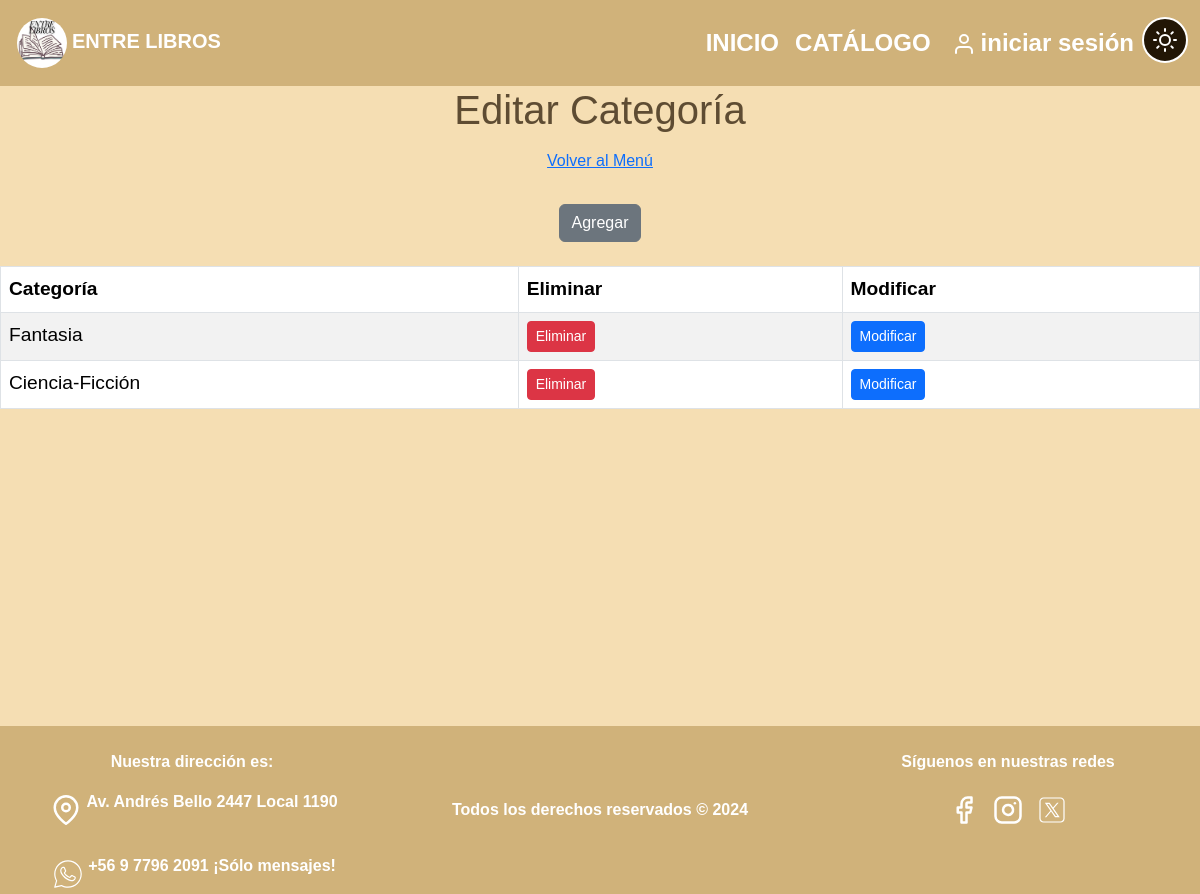
Before: /entreLibros/crud_categoria with the older database file.
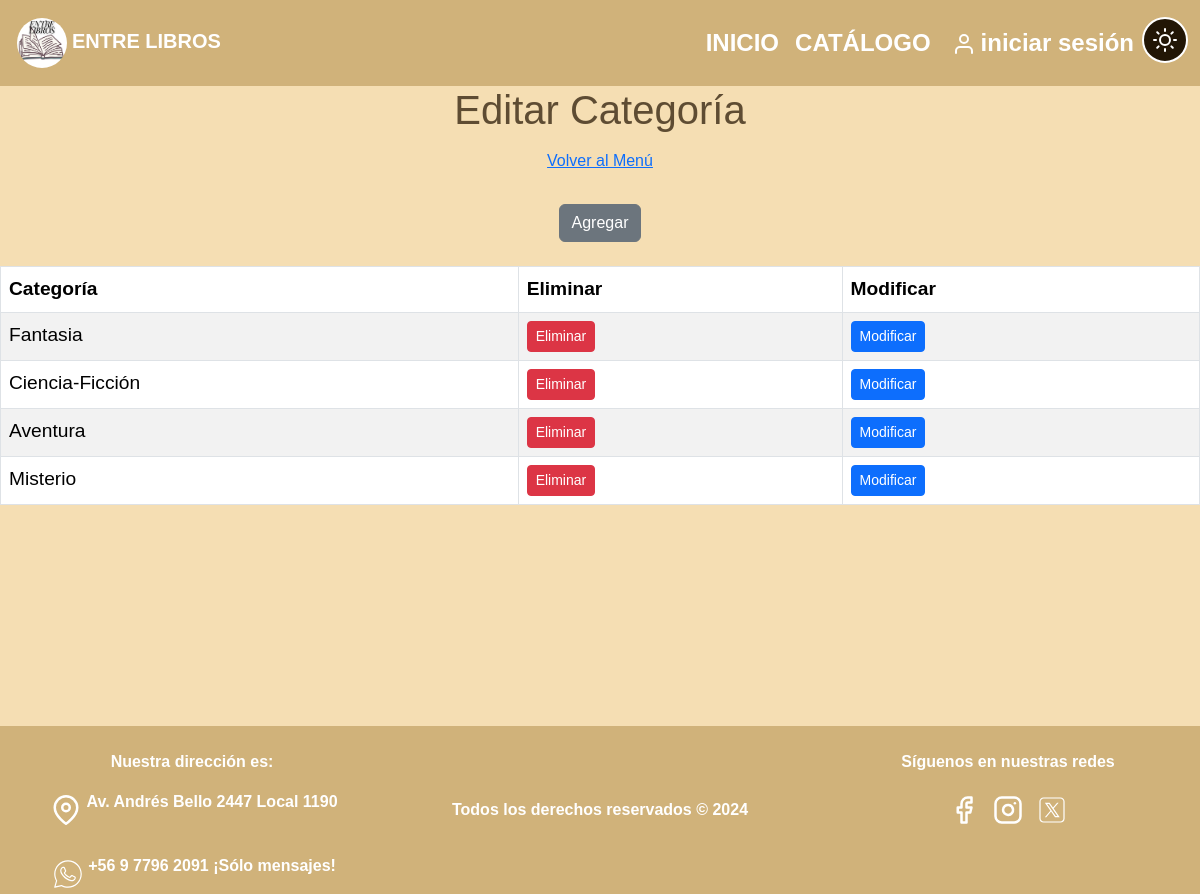
After: the same page with the newer database file.
### entreLibros/models.py (models this page shows, shortened)
class Categoria(models.Model):
    id_categoria        = models.AutoField(db_column='idCategoria', primary_key=True)
    nombre_categoria    = models.CharField(max_length=50, blank=False, null=False)

### entreLibros/views.py (the view)
# urls.py: path('crud_categoria', views.crud_categoria, name='crud_categoria'),
def crud_categoria(request):
    categorias = Categoria.objects.all()
    context = {'categorias': categorias}
    print("Enviando datos categorias_list")
    return render(request, 'entreLibros/categoria_list.html', context)

### entreLibros/templates/entreLibros/categoria_list.html (shortened to what the changed rows need)
<!DOCTYPE html>
<html lang="es">
  <head>
    {% load static %}
    <link rel="stylesheet" href="{% static 'CSS/style.css'%}" />
    <link rel="stylesheet" href="{% static 'CSS/styleCrud.css' %}" />
    <link
      href="https://cdn.jsdelivr.net/npm/bootstrap@5.3.3/dist/css/bootstrap.min.css"
      rel="stylesheet"
    />
  </head>
  <body>
    <div class="contenido" id="contenido">
      <h1 class="text-center">Editar Categoría</h1>
      <div class="table-responsive">
        <table class="table table-striped table-bordered">
          {% if categorias %}
          <thead>
            <tr>
              <th>Categoría</th>
              <th>Eliminar</th>
              <th>Modificar</th>
            </tr>
          </thead>
          <tbody>
            {% for x in categorias %}
            <tr>
              <td>{{ x.nombre_categoria }}</td>
              <td>
                <a
                  href="{% url 'categoria_del' pk=x.id_categoria %}"
                  class="btn btn-danger btn-sm"
                  >Eliminar</a
                >
              </td>
              <td>
                <a
                  href="{% url 'categoria_edit' pk=x.id_categoria %}"
                  class="btn btn-primary btn-sm"
                  >Modificar</a
                >
              </td>
            </tr>
            {% endfor %}
          </tbody>
          {% else %}
          <tr>
            <td colspan="9" class="text-center">No hay usuarios disponibles</td>
          </tr>
          {% endif %}
        </table>
      </div>
    </div>
  </body>
</html>

Changed rows visible on the page:
added Categoria: nombre_categoria "Aventura"
added Categoria: nombre_categoria "Misterio"
